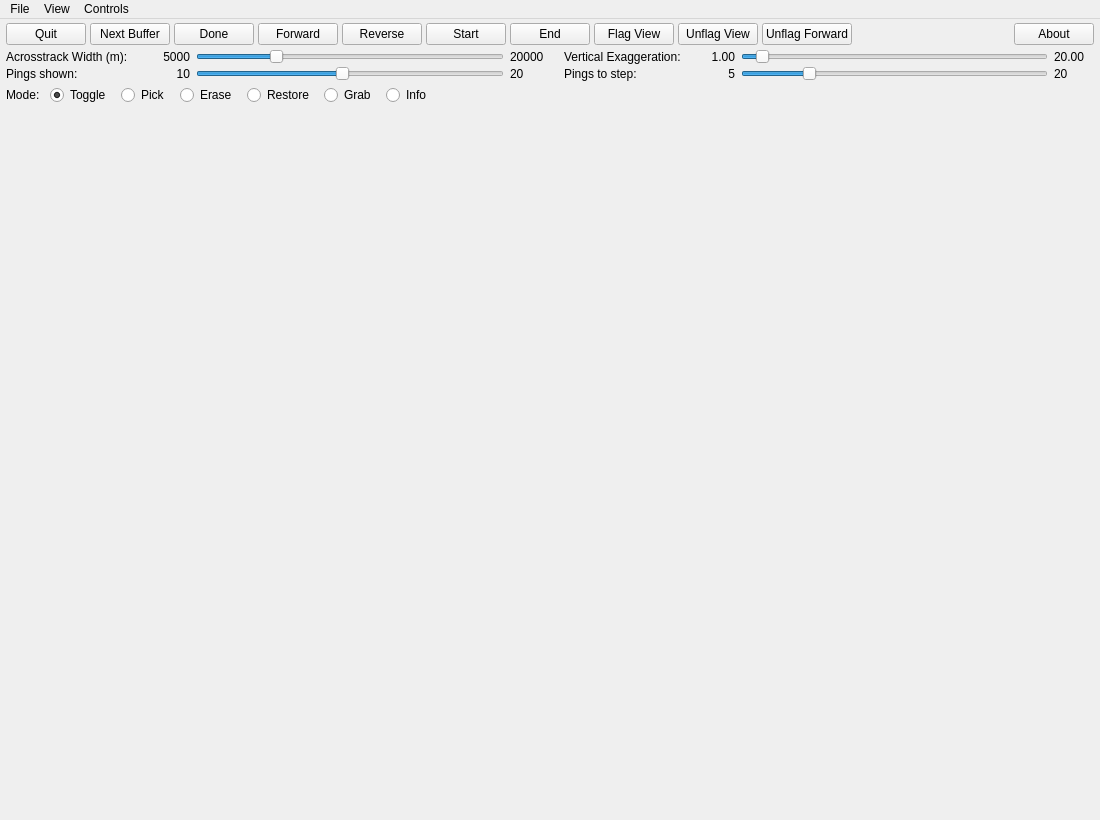
<?xml version="1.0" encoding="UTF-8"?>
<!--
  mbedit.ui - the swath bathymetry editor window (port of MB-System's mbedit, mbedit.uil).
  Loaded at RUNTIME by deps/src/mbedit/mbedit_window.cpp (QUiLoader). Every objectName below is looked up
  by name there; rename one and the editor refuses to open, naming the missing widget.
  Each slider carries two labels named after it: <name>Value (its value) and <name>Max (its
  current maximum, which doubles/halves when the slider is pushed to an end, as in mbedit).
-->
<ui version="4.0">
 <class>MbEditWindow</class>
 <widget class="QMainWindow" name="MbEditWindow">
  <property name="geometry">
   <rect>
    <x>0</x>
    <y>0</y>
    <width>1100</width>
    <height>820</height>
   </rect>
  </property>
  <property name="windowTitle">
   <string>MBedit - Interactive Swath Bathymetry Editor</string>
  </property>
  <widget class="QWidget" name="centralwidget">
   <layout class="QVBoxLayout" name="mainLayout">
    <property name="spacing">
     <number>4</number>
    </property>
    <property name="leftMargin">
     <number>6</number>
    </property>
    <property name="topMargin">
     <number>4</number>
    </property>
    <property name="rightMargin">
     <number>6</number>
    </property>
    <property name="bottomMargin">
     <number>4</number>
    </property>
    <item>
     <layout class="QHBoxLayout" name="buttonRow">
      <property name="spacing">
       <number>4</number>
      </property>
      <item>
       <widget class="QPushButton" name="quitButton">
        <property name="toolTip"><string>Save the edits of the file being edited and close the editor</string></property>
        <property name="text"><string>Quit</string></property>
       </widget>
      </item>
      <item>
       <widget class="QPushButton" name="nextBufferButton">
        <property name="toolTip"><string>Write out the pings already seen and load the next buffer of the file</string></property>
        <property name="text"><string>Next Buffer</string></property>
       </widget>
      </item>
      <item>
       <widget class="QPushButton" name="doneButton">
        <property name="toolTip"><string>Save the edits of this file (and open the next one in the list, if any)</string></property>
        <property name="text"><string>Done</string></property>
       </widget>
      </item>
      <item>
       <widget class="QPushButton" name="forwardButton">
        <property name="toolTip"><string>Step forward by "Pings to step" (key F, or the right mouse button)</string></property>
        <property name="text"><string>Forward</string></property>
       </widget>
      </item>
      <item>
       <widget class="QPushButton" name="reverseButton">
        <property name="toolTip"><string>Step back by "Pings to step" (key V, or the middle mouse button)</string></property>
        <property name="text"><string>Reverse</string></property>
       </widget>
      </item>
      <item>
       <widget class="QPushButton" name="startButton">
        <property name="toolTip"><string>Go to the first ping in the buffer</string></property>
        <property name="text"><string>Start</string></property>
       </widget>
      </item>
      <item>
       <widget class="QPushButton" name="endButton">
        <property name="toolTip"><string>Go to the last ping in the buffer</string></property>
        <property name="text"><string>End</string></property>
       </widget>
      </item>
      <item>
       <widget class="QPushButton" name="flagViewButton">
        <property name="toolTip"><string>Flag every sounding on view (key X)</string></property>
        <property name="text"><string>Flag View</string></property>
       </widget>
      </item>
      <item>
       <widget class="QPushButton" name="unflagViewButton">
        <property name="toolTip"><string>Unflag every sounding on view (key C)</string></property>
        <property name="text"><string>Unflag View</string></property>
       </widget>
      </item>
      <item>
       <widget class="QPushButton" name="unflagForwardButton">
        <property name="toolTip"><string>Unflag every sounding from the first ping on view to the end of the buffer</string></property>
        <property name="text"><string>Unflag Forward</string></property>
       </widget>
      </item>
      <item>
       <spacer name="buttonSpacer">
        <property name="orientation"><enum>Qt::Horizontal</enum></property>
        <property name="sizeHint" stdset="0"><size><width>20</width><height>10</height></size></property>
       </spacer>
      </item>
      <item>
       <widget class="QPushButton" name="aboutButton">
        <property name="text"><string>About</string></property>
       </widget>
      </item>
     </layout>
    </item>
    <item>
     <layout class="QGridLayout" name="sliderGrid">
      <property name="horizontalSpacing">
       <number>6</number>
      </property>
      <property name="verticalSpacing">
       <number>2</number>
      </property>
      <item row="0" column="0">
       <widget class="QLabel" name="widthLabel">
        <property name="text"><string>Acrosstrack Width (m):</string></property>
       </widget>
      </item>
      <item row="0" column="1">
       <widget class="QLabel" name="widthSliderValue">
        <property name="minimumSize"><size><width>56</width><height>0</height></size></property>
        <property name="alignment"><set>Qt::AlignRight|Qt::AlignVCenter</set></property>
        <property name="text"><string>5000</string></property>
       </widget>
      </item>
      <item row="0" column="2">
       <widget class="QSlider" name="widthSlider">
        <property name="toolTip"><string>Width of the plot across track, in metres</string></property>
        <property name="minimum"><number>1</number></property>
        <property name="maximum"><number>20000</number></property>
        <property name="value"><number>5000</number></property>
        <property name="orientation"><enum>Qt::Horizontal</enum></property>
       </widget>
      </item>
      <item row="0" column="3">
       <widget class="QLabel" name="widthSliderMax">
        <property name="minimumSize"><size><width>48</width><height>0</height></size></property>
        <property name="text"><string>20000</string></property>
       </widget>
      </item>
      <item row="0" column="4">
       <widget class="QLabel" name="exagLabel">
        <property name="text"><string>Vertical Exaggeration:</string></property>
       </widget>
      </item>
      <item row="0" column="5">
       <widget class="QLabel" name="exagSliderValue">
        <property name="minimumSize"><size><width>48</width><height>0</height></size></property>
        <property name="alignment"><set>Qt::AlignRight|Qt::AlignVCenter</set></property>
        <property name="text"><string>1.00</string></property>
       </widget>
      </item>
      <item row="0" column="6">
       <widget class="QSlider" name="exagSlider">
        <property name="toolTip"><string>Vertical exaggeration of the depth profiles</string></property>
        <property name="minimum"><number>1</number></property>
        <property name="maximum"><number>2000</number></property>
        <property name="value"><number>100</number></property>
        <property name="orientation"><enum>Qt::Horizontal</enum></property>
       </widget>
      </item>
      <item row="0" column="7">
       <widget class="QLabel" name="exagSliderMax">
        <property name="minimumSize"><size><width>40</width><height>0</height></size></property>
        <property name="text"><string>20.00</string></property>
       </widget>
      </item>
      <item row="1" column="0">
       <widget class="QLabel" name="pingsLabel">
        <property name="text"><string>Pings shown:</string></property>
       </widget>
      </item>
      <item row="1" column="1">
       <widget class="QLabel" name="pingsSliderValue">
        <property name="alignment"><set>Qt::AlignRight|Qt::AlignVCenter</set></property>
        <property name="text"><string>10</string></property>
       </widget>
      </item>
      <item row="1" column="2">
       <widget class="QSlider" name="pingsSlider">
        <property name="toolTip"><string>Number of pings drawn at once</string></property>
        <property name="minimum"><number>1</number></property>
        <property name="maximum"><number>20</number></property>
        <property name="value"><number>10</number></property>
        <property name="orientation"><enum>Qt::Horizontal</enum></property>
       </widget>
      </item>
      <item row="1" column="3">
       <widget class="QLabel" name="pingsSliderMax">
        <property name="text"><string>20</string></property>
       </widget>
      </item>
      <item row="1" column="4">
       <widget class="QLabel" name="stepLabel">
        <property name="text"><string>Pings to step:</string></property>
       </widget>
      </item>
      <item row="1" column="5">
       <widget class="QLabel" name="stepSliderValue">
        <property name="alignment"><set>Qt::AlignRight|Qt::AlignVCenter</set></property>
        <property name="text"><string>5</string></property>
       </widget>
      </item>
      <item row="1" column="6">
       <widget class="QSlider" name="stepSlider">
        <property name="toolTip"><string>Number of pings Forward/Reverse move by</string></property>
        <property name="minimum"><number>1</number></property>
        <property name="maximum"><number>20</number></property>
        <property name="value"><number>5</number></property>
        <property name="orientation"><enum>Qt::Horizontal</enum></property>
       </widget>
      </item>
      <item row="1" column="7">
       <widget class="QLabel" name="stepSliderMax">
        <property name="text"><string>20</string></property>
       </widget>
      </item>
     </layout>
    </item>
    <item>
     <layout class="QHBoxLayout" name="modeRow">
      <property name="spacing">
       <number>10</number>
      </property>
      <item>
       <widget class="QLabel" name="modeLabel">
        <property name="text"><string>Mode:</string></property>
       </widget>
      </item>
      <item>
       <widget class="QRadioButton" name="modeToggle">
        <property name="toolTip"><string>Click a sounding to flag it, click again to unflag it (key Q)</string></property>
        <property name="text"><string>Toggle</string></property>
        <property name="checked"><bool>true</bool></property>
       </widget>
      </item>
      <item>
       <widget class="QRadioButton" name="modePick">
        <property name="toolTip"><string>Click a sounding to flag it (key W)</string></property>
        <property name="text"><string>Pick</string></property>
       </widget>
      </item>
      <item>
       <widget class="QRadioButton" name="modeErase">
        <property name="toolTip"><string>Drag over soundings to flag them (key E)</string></property>
        <property name="text"><string>Erase</string></property>
       </widget>
      </item>
      <item>
       <widget class="QRadioButton" name="modeRestore">
        <property name="toolTip"><string>Drag over flagged soundings to unflag them (key R)</string></property>
        <property name="text"><string>Restore</string></property>
       </widget>
      </item>
      <item>
       <widget class="QRadioButton" name="modeGrab">
        <property name="toolTip"><string>Drag a rectangle: every sounding inside is flagged (key T)</string></property>
        <property name="text"><string>Grab</string></property>
       </widget>
      </item>
      <item>
       <widget class="QRadioButton" name="modeInfo">
        <property name="toolTip"><string>Click a sounding to see its ping, beam, time, position and depth (key Y)</string></property>
        <property name="text"><string>Info</string></property>
       </widget>
      </item>
      <item>
       <spacer name="modeSpacer">
        <property name="orientation"><enum>Qt::Horizontal</enum></property>
        <property name="sizeHint" stdset="0"><size><width>20</width><height>10</height></size></property>
       </spacer>
      </item>
     </layout>
    </item>
    <item>
     <widget class="QWidget" name="canvasHost">
      <property name="sizePolicy">
       <sizepolicy hsizetype="Expanding" vsizetype="Expanding">
        <horstretch>0</horstretch>
        <verstretch>1</verstretch>
       </sizepolicy>
      </property>
      <property name="minimumSize"><size><width>640</width><height>360</height></size></property>
     </widget>
    </item>
   </layout>
  </widget>
  <widget class="QMenuBar" name="menubar">
   <widget class="QMenu" name="menuFile">
    <property name="title"><string>File</string></property>
    <addaction name="actionOpen"/>
    <addaction name="actionFileList"/>
   </widget>
   <widget class="QMenu" name="menuView">
    <property name="title"><string>View</string></property>
    <addaction name="actionWaterfall"/>
    <addaction name="actionAlongtrack"/>
    <addaction name="actionAcrosstrack"/>
    <addaction name="separator"/>
    <addaction name="actionShowFlaggedSoundings"/>
    <addaction name="actionShowFlaggedProfiles"/>
    <addaction name="separator"/>
    <addaction name="actionShowFlags"/>
    <addaction name="actionShowDetects"/>
    <addaction name="actionShowPulses"/>
    <addaction name="separator"/>
    <addaction name="actionPlotWide"/>
    <addaction name="actionPlotTime"/>
    <addaction name="actionPlotInterval"/>
    <addaction name="actionPlotLon"/>
    <addaction name="actionPlotLat"/>
    <addaction name="actionPlotHeading"/>
    <addaction name="actionPlotSpeed"/>
    <addaction name="actionPlotDepth"/>
    <addaction name="actionPlotAltitude"/>
    <addaction name="actionPlotSensorDepth"/>
    <addaction name="actionPlotRoll"/>
    <addaction name="actionPlotPitch"/>
    <addaction name="actionPlotHeave"/>
   </widget>
   <widget class="QMenu" name="menuControls">
    <property name="title"><string>Controls</string></property>
    <addaction name="actionGoto"/>
    <addaction name="actionBuffer"/>
    <addaction name="actionAnnotation"/>
    <addaction name="actionFilters"/>
    <addaction name="separator"/>
    <addaction name="actionReverseKeys"/>
    <addaction name="actionReverseMouse"/>
   </widget>
   <addaction name="menuFile"/>
   <addaction name="menuView"/>
   <addaction name="menuControls"/>
  </widget>
  <action name="actionOpen">
   <property name="text"><string>Open...</string></property>
  </action>
  <action name="actionFileList">
   <property name="text"><string>File Selection List...</string></property>
  </action>
  <action name="actionWaterfall">
   <property name="checkable"><bool>true</bool></property>
   <property name="checked"><bool>true</bool></property>
   <property name="text"><string>Waterfall View</string></property>
  </action>
  <action name="actionAlongtrack">
   <property name="checkable"><bool>true</bool></property>
   <property name="text"><string>Alongtrack View</string></property>
  </action>
  <action name="actionAcrosstrack">
   <property name="checkable"><bool>true</bool></property>
   <property name="text"><string>Acrosstrack View</string></property>
  </action>
  <action name="actionShowFlaggedSoundings">
   <property name="checkable"><bool>true</bool></property>
   <property name="checked"><bool>true</bool></property>
   <property name="text"><string>Show Flagged Soundings</string></property>
  </action>
  <action name="actionShowFlaggedProfiles">
   <property name="checkable"><bool>true</bool></property>
   <property name="text"><string>Show Flagged Profile</string></property>
  </action>
  <action name="actionShowFlags">
   <property name="checkable"><bool>true</bool></property>
   <property name="checked"><bool>true</bool></property>
   <property name="text"><string>Show Flag States</string></property>
  </action>
  <action name="actionShowDetects">
   <property name="checkable"><bool>true</bool></property>
   <property name="text"><string>Show Bottom Detect Algorithms</string></property>
  </action>
  <action name="actionShowPulses">
   <property name="checkable"><bool>true</bool></property>
   <property name="text"><string>Show Source Pulse Types</string></property>
  </action>
  <action name="actionPlotWide">
   <property name="checkable"><bool>true</bool></property>
   <property name="text"><string>Wide Bathymetry Profiles</string></property>
  </action>
  <action name="actionPlotTime">
   <property name="checkable"><bool>true</bool></property>
   <property name="checked"><bool>true</bool></property>
   <property name="text"><string>Print Time Stamps</string></property>
  </action>
  <action name="actionPlotInterval">
   <property name="checkable"><bool>true</bool></property>
   <property name="text"><string>Plot Ping Interval</string></property>
  </action>
  <action name="actionPlotLon">
   <property name="checkable"><bool>true</bool></property>
   <property name="text"><string>Plot Longitude</string></property>
  </action>
  <action name="actionPlotLat">
   <property name="checkable"><bool>true</bool></property>
   <property name="text"><string>Plot Latitude</string></property>
  </action>
  <action name="actionPlotHeading">
   <property name="checkable"><bool>true</bool></property>
   <property name="text"><string>Plot Heading</string></property>
  </action>
  <action name="actionPlotSpeed">
   <property name="checkable"><bool>true</bool></property>
   <property name="text"><string>Plot Speed</string></property>
  </action>
  <action name="actionPlotDepth">
   <property name="checkable"><bool>true</bool></property>
   <property name="text"><string>Plot Center Beam Depth</string></property>
  </action>
  <action name="actionPlotAltitude">
   <property name="checkable"><bool>true</bool></property>
   <property name="text"><string>Plot Sonar Altitude</string></property>
  </action>
  <action name="actionPlotSensorDepth">
   <property name="checkable"><bool>true</bool></property>
   <property name="text"><string>Plot Sonar Depth</string></property>
  </action>
  <action name="actionPlotRoll">
   <property name="checkable"><bool>true</bool></property>
   <property name="text"><string>Plot Roll</string></property>
  </action>
  <action name="actionPlotPitch">
   <property name="checkable"><bool>true</bool></property>
   <property name="text"><string>Plot Pitch</string></property>
  </action>
  <action name="actionPlotHeave">
   <property name="checkable"><bool>true</bool></property>
   <property name="text"><string>Plot Heave</string></property>
  </action>
  <action name="actionGoto">
   <property name="text"><string>Go To Specified Time...</string></property>
  </action>
  <action name="actionBuffer">
   <property name="text"><string>Buffer Controls...</string></property>
  </action>
  <action name="actionAnnotation">
   <property name="text"><string>Annotation...</string></property>
  </action>
  <action name="actionFilters">
   <property name="text"><string>Filters...</string></property>
  </action>
  <action name="actionReverseKeys">
   <property name="checkable"><bool>true</bool></property>
   <property name="text"><string>Reverse Right/Left Key Macros</string></property>
  </action>
  <action name="actionReverseMouse">
   <property name="checkable"><bool>true</bool></property>
   <property name="text"><string>Reverse Mouse Buttons</string></property>
  </action>
 </widget>
 <resources/>
 <connections/>
</ui>
